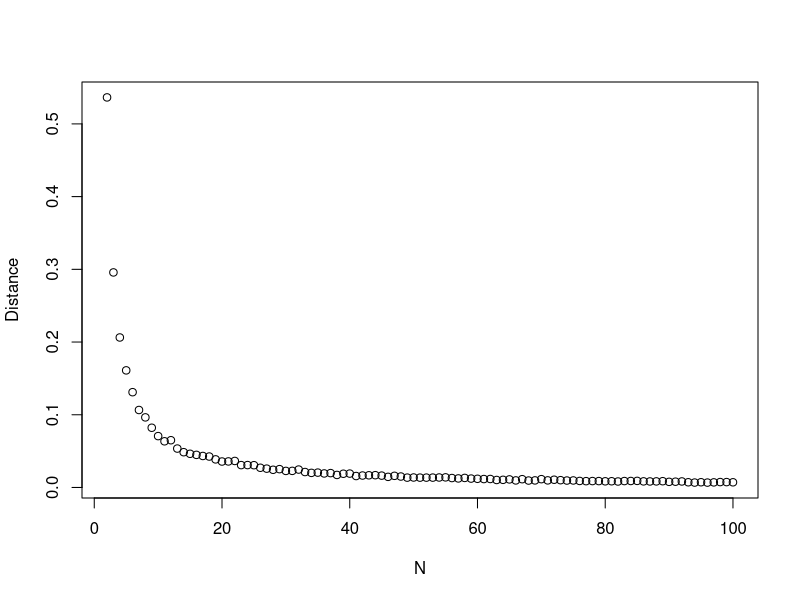

Source code (R):
mins <- NULL;
for (k in 1:100)
{
  minDist <- NULL;
  for (i in 2:100)
  {
    dist <- NULL;
    x <- runif(i);
    y <- runif(i);
    minTmp <- NULL;
    for (j in 1:(i-1))
    {
      dist <- sqrt((x[j]-x)^2 + (y[j]-y)^2);  
      dist <- dist[dist!=0];
      minTmp <- c(minTmp,min(dist));
      
    }
    minDist <- c(minDist,min(minTmp));
      
  }
  mins <- cbind(mins, minDist);
}
avgMin <- rowMeans(mins)
png("MinDist2.png")
plot(2:100,avgMin,xlab="N",ylab="Distance")
dev.off()